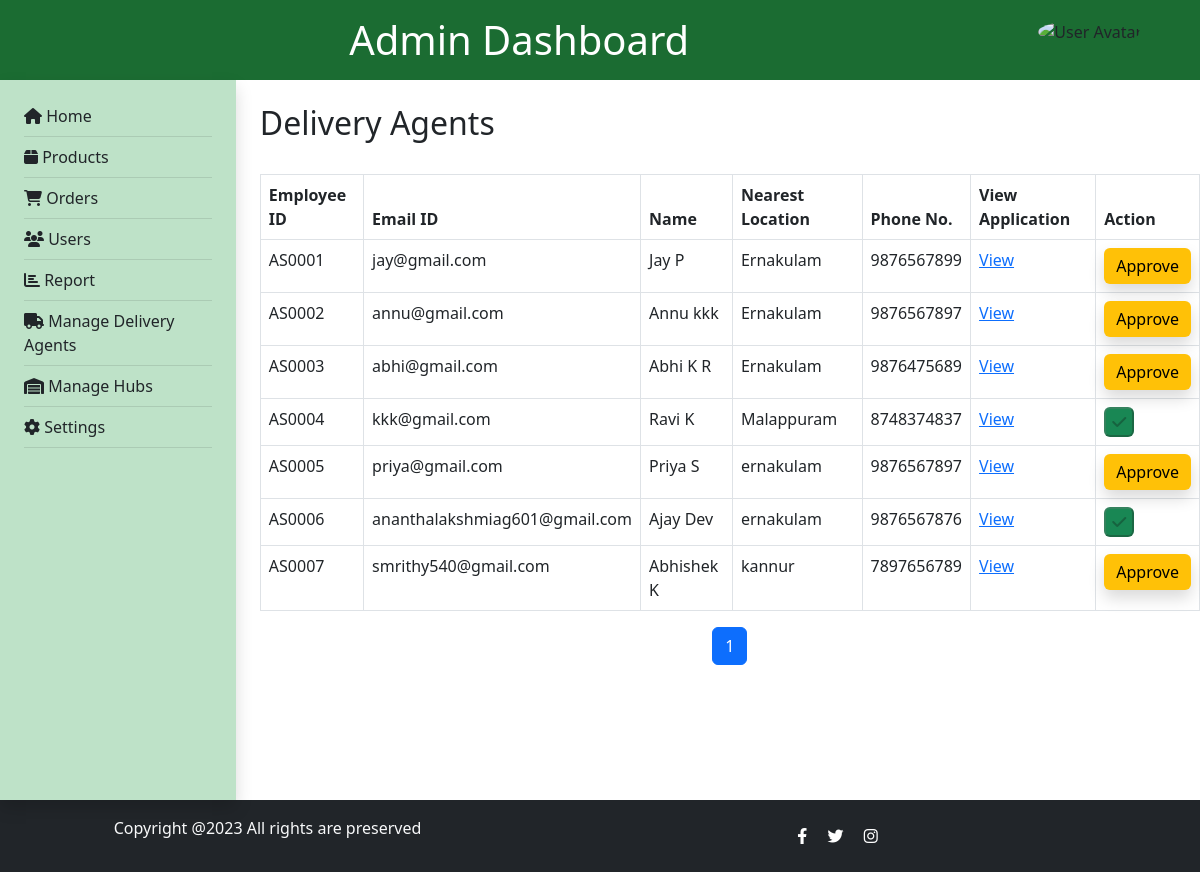
The app's page /admin_delivery_agents/ with its own data.
### agriselect/models.py (models this page shows, shortened)
class DeliveryAgentProfile(models.Model):
    delivery_agent = models.ForeignKey(CustomUser, on_delete=models.CASCADE, default=None)
    profile_photo = models.ImageField(upload_to='profile_photos/', blank=True, null=True)
    GENDER_CHOICES = (
        ('Male', 'Male'),
        ('Female', 'Female'),
        ('Other', 'Other'),
    )
    gender = models.CharField(max_length=10, choices=GENDER_CHOICES)
    date_of_birth = models.DateField(null=True, blank=True, default=None)
    address = models.TextField()
    phone = models.CharField(max_length=15)
    LOCATION_CHOICES = (
        ('Ernakulam', 'Ernakulam'),
        ('Malappuram', 'Malappuram'),
        ('Kannur', 'Kannur'),
    )
    location = models.CharField(max_length=100, choices=LOCATION_CHOICES)
    aadhaar_number = models.CharField(max_length=12, unique=True)
    driver_license_number = models.CharField(max_length=50, unique=True)
    employee_id = models.CharField(max_length=10, unique=True, default=None)
    vehicle_type = models.CharField(max_length=100, blank=True, null=True)
    vehicle_number = models.CharField(max_length=20, unique=True)
    BANK_CHOICES = (
        ('ALLAHABAD BANK', 'Allahabad Bank'),
        ('ANDHRA BANK', 'Andhra Bank'),
        ('AXIS BANK', 'Axis Bank'),
        ('BANK OF BARODA', 'Bank of Baroda'),
        ('BANK OF INDIA', 'Bank of India'),
        ('BANK OF MAHARASHTRA', 'Bank of Maharashtra'),
        ('CANARA BANK', 'Canara Bank'),
        ('CORPORATION BANK', 'Corporation Bank'),
        ('HONG KONG & SHANGHAI BANK', 'Hong Kong & Shanghai Bank'),
        ('INDIAN BANK', 'Indian Bank'),
        ('INDIAN OVERSEAS BANK', 'Indian Overseas Bank'),
        ('KARUR VYSYA BANK', 'Karur Vysya Bank'),
        ('NORTH MALABAR GRAMIN BANK', 'North Malabar Gramin Bank'),
        ('ORIENTAL BANK OF COMMERCE', 'Oriental Bank of Commerce'),
        ('PUNJAB AND SIND BANK', 'Punjab and Sind Bank'),
        ('PUNJAB NATIONAL BANK', 'Punjab National Bank'),
        ('RESERVE BANK OF INDIA', 'Reserve Bank of India'),
        ('SOUTH INDIAN BANK', 'South Indian Bank'),
        ('STANDARD CHARTERED BANK', 'Standard Chartered Bank'),
        ('STATE BANK OF BIKANER AND JAIPUR', 'State Bank of Bikaner and Jaipur'),
        ('STATE BANK OF HYDERABAD', 'State Bank of Hyderabad'),
        ('STATE BANK OF MYSORE', 'State Bank of Mysore'),
        ('STATE BANK OF PATIALA', 'State Bank of Patiala'),
        ('STATE BANK OF TRAVANCORE', 'State Bank of Travancore'),
        ('SYNDICATE BANK', 'Syndicate Bank'),
        ('LAKSHMI VILAS BANK LTD', 'Lakshmi Vilas Bank Ltd'),
        ('UCO BANK', 'UCO Bank'),
        ('UNION BANK OF INDIA', 'Union Bank of India'),
        ('UNITED BANK OF INDIA', 'United Bank of India'),
        ('VIJAYA BANK', 'Vijaya Bank'),
        ('CENTRAL BANK OF INDIA', 'Central Bank of India'),
        ('DENA BANK', 'Dena Bank'),
        ('BANDHAN BANK LIMITED', 'Bandhan Bank Limited'),
        ('KERALA GRAMIN BANK', 'Kerala Gramin Bank'),
        ('LAXMI VILAS BANK', 'Laxmi Vilas Bank'),
        ('BANK OF BAHARAIN AND KUWAIT BSC', 'Bank of Baharain and Kuwait BSC'),
        ('BHARATIYA MAHILA BANK LIMITED', 'Bharatiya Mahila Bank Limited'),
        ('CATHOLIC SYRIAN BANK', 'Catholic Syrian Bank'),
        ('CITIBANK NA', 'Citibank NA'),
        ('CITY UNION BANK LTD', 'City Union Bank Ltd'),
        ('DEVELOPMENT CREDIT BANK', 'Development Credit Bank'),
        ('DHANALAXMI BANK', 'Dhanalaxmi Bank'),
        ('DOHA BANK', 'Doha Bank'),
        ('FEDERAL BANK LTD', 'Federal Bank Ltd'),
        ('HDFC BANK LTD', 'HDFC Bank Ltd'),
        ('ICICI BANK LTD', 'ICICI Bank Ltd'),
        ('IDBI BANK LTD', 'IDBI Bank Ltd'),
        ('ING VYSYA BANK LTD', 'ING Vysya Bank Ltd'),
        ('INDUSIND BANK LTD', 'IndusInd Bank Ltd'),
        ('JAMMU AND KASHMIR BANK LTD', 'Jammu and Kashmir Bank Ltd'),
        ('KARNATAKA BANK LTD', 'Karnataka Bank Ltd'),
        ('KOTAK MAHINDRA BANK', 'Kotak Mahindra Bank'),
        ('STATE BANK OF INDIA', 'State Bank of India'),
        ('TAMILNAD MERCANTILE BANK LTD', 'Tamilnad Mercantile Bank Ltd'),
        ('YES BANK LTD', 'Yes Bank Ltd'),
        ('OTHER', 'Other'),
    )
    bank_name = models.CharField(max_length=100, choices=BANK_CHOICES)
    branch = models.CharField(max_length=100)
    account_number = models.CharField(max_length=18)
    ifsc_code = models.CharField(max_length=11)
    id_document = models.FileField(upload_to='id_documents/', blank=True, null=True)

### userapp/models.py (models this page shows, shortened)
class CustomUser(AbstractUser):
    username = None
    USERNAME_FIELD  = 'email'
    first_name = models.CharField(max_length=100, default='')
    last_name   = models.CharField(max_length=100, default='')
    email = models.EmailField(unique=True)
    password = models.CharField(max_length=128,null=True)
    is_customer = models.BooleanField(default=False)
    is_seller = models.BooleanField(default=False)
    is_delivery_agent = models.BooleanField(default=False)
    hub_status = models.BooleanField(default=False)
    pan_number = models.CharField(max_length=25, null=True)
    REQUIRED_FIELDS = []

### agriselect/views.py (the view, shortened to what this page needs)
# urls.py: path('admin_delivery_agents/', views.admin_delivery_agents, name='admin_delivery_agents'),
def admin_delivery_agents(request):
    delivery_agents = DeliveryAgentProfile.objects.select_related('delivery_agent').all()
    paginator = Paginator(delivery_agents, 10)  # Show 10 delivery agents per page
    page = request.GET.get('page')
    try:
        delivery_agents = paginator.page(page)
    except PageNotAnInteger:
        delivery_agents = paginator.page(1)
    except EmptyPage:
        delivery_agents = paginator.page(paginator.num_pages)
    return render(request, 'admin_delivery_agents.html',{'delivery_agents':delivery_agents})

### template/admin_delivery_agents.html (shortened to what this page needs)
{% load static %}
<!DOCTYPE html>
<html lang="en">
<head>
    <link rel="stylesheet" href="https://cdn.jsdelivr.net/npm/bootstrap@5.3.0/dist/css/bootstrap.min.css">
    <link rel="stylesheet" href="https://cdnjs.cloudflare.com/ajax/libs/font-awesome/6.3.0/css/all.min.css">
</head>
<body>
    <header class="py-3 d-flex" style="background-color: #1b6c32 ;padding-right: 5%;">
        <div class="container text-center">
            <h1 class="mb-0 text-white">Admin Dashboard</h1>
        </div>
        <div class="dropdown">
            <img src="{% static "img/admin_icon.jpg" %}" alt="User Avatar" class="rounded-circle dropdown-toggle mt-1" id="userDropdown" data-bs-toggle="dropdown" aria-expanded="false" style="width: 40px; height: 40px; cursor: pointer;">
        </div>
    </header>
    <div class="d-flex">
        <nav class="sidenav shadow p-4" style="width: 250px; height: calc(100vh - 80px);background-color: #bee2c8;">
            <ul class="list-unstyled">
                <li><i class="fas fa-home"></i> <a href="{% url 'admin_dashboard' %}" class="text-dark text-decoration-none">Home</a></li>
                <li class="pb-2 mb-2" style="border-bottom: 1px solid rgba(0, 0, 0, 0.1);">
                <li><i class="fas fa-box"></i> <a href="{% url 'admin_products' %}" class="text-dark text-decoration-none">Products</a></li>
                <li class="pb-2 mb-2" style="border-bottom: 1px solid rgba(0, 0, 0, 0.1);">
                <li><i class="fas fa-shopping-cart"></i> <a href="{% url 'admin_orders' %}" class="text-dark text-decoration-none">Orders</a></li>
                <li class="pb-2 mb-2" style="border-bottom: 1px solid rgba(0, 0, 0, 0.1);">
                <li><i class="fas fa-users"></i> <a href="{% url 'admin_users' %}" class="text-dark text-decoration-none">Users</a></li>
                <li class="pb-2 mb-2" style="border-bottom: 1px solid rgba(0, 0, 0, 0.1);">
                <li><i class="fas fa-chart-bar"></i> <a href="{% url 'admin_report' %}" class="text-dark text-decoration-none">Report</a></li>
                <li class="pb-2 mb-2" style="border-bottom: 1px solid rgba(0, 0, 0, 0.1);">
                <li><i class="fas fa-truck"></i> <a href="{% url 'admin_delivery_agents' %}" class="text-dark text-decoration-none">Manage Delivery Agents</a></li>
                <li class="pb-2 mb-2" style="border-bottom: 1px solid rgba(0, 0, 0, 0.1);">
                <li><i class="fas fa-warehouse"></i> <a href="{% url 'admin_hubs' %}" class="text-dark text-decoration-none">Manage Hubs</a></li>
                <li class="pb-2 mb-2" style="border-bottom: 1px solid rgba(0, 0, 0, 0.1);">
                <li><i class="fas fa-cog"></i> <a href="{% url 'admin_settings' %}" class="text-dark text-decoration-none">Settings</a></li>
                <li class="pb-2 mb-2" style="border-bottom: 1px solid rgba(0, 0, 0, 0.1);">
            </ul>
        </nav>
        <main class="ms-4 mt-4">
            <section class="content">
                <h2>Delivery Agents</h2><br>
                <table class="table table-bordered">
                    <thead>
                        <tr>
                            <th>Employee ID</th>
                            <th>Email ID</th>
                            <th>Name</th>
                            <th>Nearest Location</th>
                            <th>Phone No.</th>
                            <th>View Application</th>
                            <th>Action</th>
                        </tr>
                    </thead>
                    <tbody>
                        {% for delivery_agent in delivery_agents %}
                        <form action="{% url 'admin_delivery_agents' %}" method="post">
                            <tr>
                                <td>{{ delivery_agent.employee_id }}</td>
                                <td>{{ delivery_agent.delivery_agent.email }}</td>
                                <td>{{ delivery_agent.delivery_agent.first_name }} {{ delivery_agent.delivery_agent.last_name }}</td>
                                <td>{{ delivery_agent.location }}</td>
                                <td>{{ delivery_agent.phone}}</td>
                                <td><a href="#" class="view-agent" data-agent-id="{{ delivery_agent.id }}">View</a></td>
                                {% if delivery_agent.delivery_agent.is_active %}
                                    <td><button type="submit" class="bg-success rounded" disabled><i class="fas fa-check"></i></button></td>
                                {% else %}
                                    <td class="action-buttons"><button type="submit" class="btn btn-warning border-0 shadow rounded approve-btn" onclick="return confirm('Are you sure you want to approve the request?')">Approve</button>
                                    </td>
                                {% endif %}
                            </tr>
                        </form>
                        {% endfor %}
                    </tbody>
                </table>
                <div class="pagination justify-content-center">
                    <ul class="pagination">
                        {% for num in delivery_agents.paginator.page_range %}
                            <li class="page-item{% if num == delivery_agents.number %} active{% endif %}">
                                <a class="page-link" href="?page={{ num }}">{{ num }}</a>
                            </li>
                        {% endfor %}
                    </ul>
                </div>
            </section>
        </main>
    </div>
    <footer class="footer mt-0 py-3 bg-dark">
        <div class="container text-center">
        <div class="row text-center text-md-left align-items-center">
            <div class="col-md-5">
            <p class="text-light">Copyright @2023 All rights are preserved</p>
            </div>
            <div class="col-md-7">
            <a href="#" class="social-icons text-white"><i class="fab fa-facebook-f"></i></a>
            <a href="#" class="social-icons text-white"><i class="fab fa-twitter"></i></a>
            <a href="#" class="social-icons text-white"><i class="fab fa-instagram"></i></a>
            </div>
        </div>
        </div>
    </footer>
</body>
</html>

### records on screen
DeliveryAgentProfile: employee_id "AS0001", delivery_agent.email "jay@gmail.com", delivery_agent.first_name "Jay", delivery_agent.last_name "P", location "Ernakulam", phone "9876567899", shows "Approve"
DeliveryAgentProfile: employee_id "AS0002", delivery_agent.email "annu@gmail.com", delivery_agent.first_name "Annu", delivery_agent.last_name "kkk", location "Ernakulam", phone "9876567897", shows "Approve"
DeliveryAgentProfile: employee_id "AS0003", delivery_agent.email "abhi@gmail.com", delivery_agent.first_name "Abhi", delivery_agent.last_name "K R", location "Ernakulam", phone "9876475689", shows "Approve"
DeliveryAgentProfile: employee_id "AS0004", delivery_agent.email "kkk@gmail.com", delivery_agent.first_name "Ravi", delivery_agent.last_name "K", location "Malappuram", phone "8748374837"
DeliveryAgentProfile: employee_id "AS0005", delivery_agent.email "priya@gmail.com", delivery_agent.first_name "Priya", delivery_agent.last_name "S", location "ernakulam", phone "9876567897", shows "Approve"
DeliveryAgentProfile: employee_id "AS0006", delivery_agent.email "ananthalakshmiag601@gmail.com", delivery_agent.first_name "Ajay", delivery_agent.last_name "Dev", location "ernakulam", phone "9876567876"
DeliveryAgentProfile: employee_id "AS0007", delivery_agent.email "smrithy540@gmail.com", delivery_agent.first_name "Abhishek", delivery_agent.last_name "K", location "kannur", phone "7897656789", shows "Approve"

### other values on screen
{{ num }} "1"
